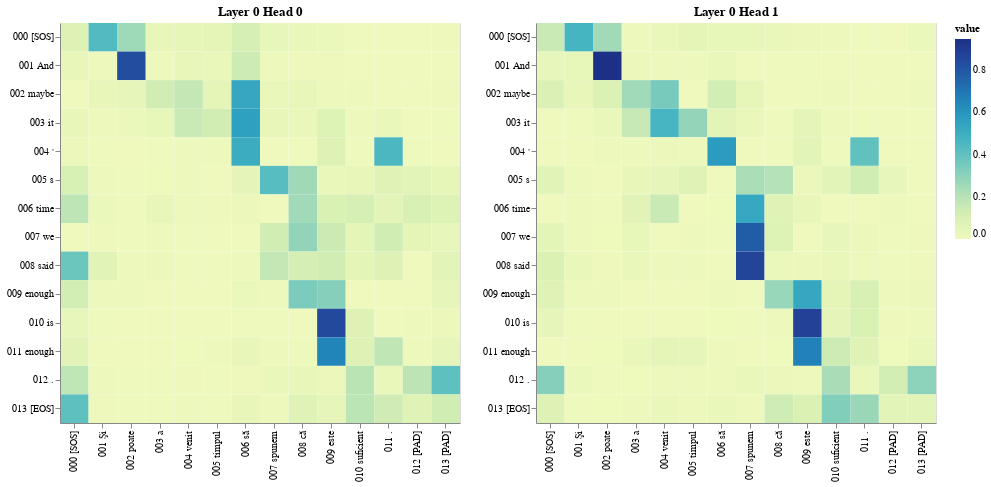

Notebook source saved alongside this figure:
### Code cell
# Cross-Attention: Decoder uses cross-attention to focus on the encoder's output when generating each target word, linking the translation to the source context.
get_all_attention_maps("encoder-decoder", layers, heads, encoder_input_tokens, decoder_input_tokens, min(20, sentence_len))

### Figure 1 — Vega-Lite specification as saved in the notebook (floating-point values rounded to 4 significant figures; data arrays with more than 128 entries replaced by an {"elided": "..."} marker saying what was removed)
{"config": {"view": {"continuousWidth": 300, "continuousHeight": 300}}, "vconcat": [{"hconcat": [{"data": {"name": "data-a113e93a11e562fc4f064f2be607324e"}, "mark": {"type": "rect"}, "encoding": {"color": {"field": "value", "type": "quantitative"}, "tooltip": [{"field": "row", "type": "quantitative"}, {"field": "column", "type": "quantitative"}, {"field": "value", "type": "quantitative"}, {"field": "row_token", "type": "nominal"}, {"field": "col_token", "type": "nominal"}], "x": {"axis": {"title": ""}, "field": "col_token", "type": "nominal"}, "y": {"axis": {"title": ""}, "field": "row_token", "type": "nominal"}}, "height": 400, "name": "view_7", "title": "Layer 0 Head 0", "width": 400}, {"data": {"name": "data-4c4a07d713a12bb7c11cbcce69cb0b31"}, "mark": {"type": "rect"}, "encoding": {"color": {"field": "value", "type": "quantitative"}, "tooltip": [{"field": "row", "type": "quantitative"}, {"field": "column", "type": "quantitative"}, {"field": "value", "type": "quantitative"}, {"field": "row_token", "type": "nominal"}, {"field": "col_token", "type": "nominal"}], "x": {"axis": {"title": ""}, "field": "col_token", "type": "nominal"}, "y": {"axis": {"title": ""}, "field": "row_token", "type": "nominal"}}, "height": 400, "name": "view_8", "title": "Layer 0 Head 1", "width": 400}]}], "params": [{"name": "param_7", "select": {"type": "interval", "encodings": ["x", "y"]}, "bind": "scales", "views": ["view_7"]}, {"name": "param_8", "select": {"type": "interval", "encodings": ["x", "y"]}, "bind": "scales", "views": ["view_8"]}], "$schema": "https://vega.github.io/schema/vega-lite/v5.20.1.json", "datasets": {"data-a113e93a11e562fc4f064f2be607324e": {"elided": "196 records"}, "data-4c4a07d713a12bb7c11cbcce69cb0b31": {"elided": "196 records"}}}
